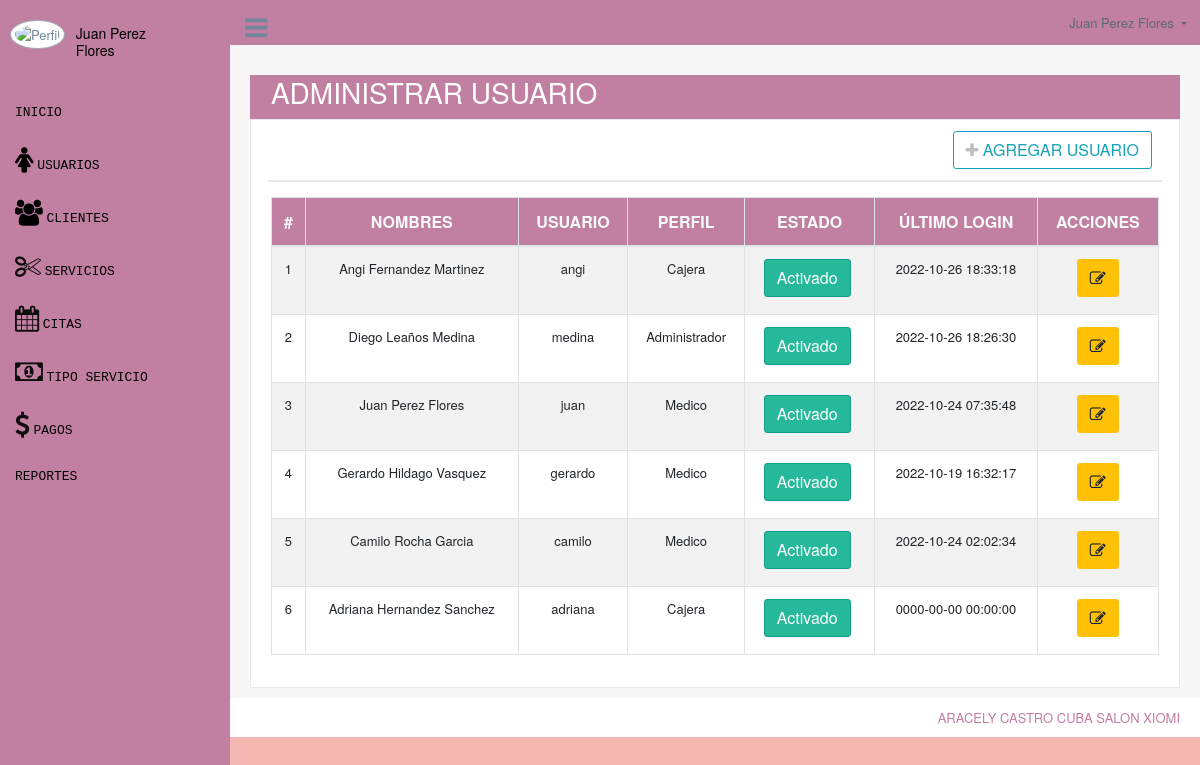
The page /usuarios (signed in) on the database its author committed.
### tables this page shows
CREATE TABLE `usuarios` (
  `id` int(11) NOT NULL,
  `nombre` text NOT NULL,
  `usuario` text NOT NULL,
  `password` text NOT NULL,
  `perfil` text NOT NULL,
  `foto` text NOT NULL,
  `estado` int(11) NOT NULL,
  `ultimo_login` datetime NOT NULL,
  `fecha` timestamp NOT NULL DEFAULT current_timestamp() ON UPDATE current_timestamp()
);

### controladores/plantilla.controlador.php (called while the page is built)
<?php
class ControladorPlantilla
{
	static public function crtPlantilla()
	{
		include "vistas/plantilla.php";
	}
}
?>

### index.php (called while the page is built, shortened)
<?php
require_once "controladores/plantilla.controlador.php";
require_once "controladores/usuarios.controlador.php";
require_once "controladores/servicios.controlador.php";
require_once "modelos/usuarios.modelo.php";
$plantilla= new ControladorPlantilla();
$plantilla->crtPlantilla();
?>

### controladores/usuarios.controlador.php (called while the page is built, shortened)
<?php
class ControladorUsuarios{
	static public function ctrMostrarUsuarios($item, $valor){
		$tabla = "usuarios";
		$respuesta = ModeloUsuarios::MdlMostrarUsuarios($tabla, $item, $valor);
		return $respuesta;
	}
}

### modelos/conexion.php (called while the page is built)
<?php
class Conexion
{
	static public function conectar()
	{
		$link = new PDO(
			"mysql:host=localhost;dbname=peluqueria",
			"root",
			""
		);
		$link->exec("set names utf8");
		return $link;
	}
}

### modelos/usuarios.modelo.php (called while the page is built, shortened)
<?php
require_once "conexion.php";
class ModeloUsuarios{
	static public function
	mdlMostrarUsuarios($tabla, $item, $valor){
		if($item != null){
			$stmt = Conexion::conectar()->prepare("SELECT * FROM $tabla WHERE $item = :$item");
			$stmt -> bindParam(":".$item, $valor, PDO::PARAM_STR);
			$stmt -> execute();
			return $stmt -> fetch();
		}else{
			$stmt = Conexion::conectar()->prepare("SELECT * FROM $tabla");
			$stmt -> execute();
			return $stmt -> fetchAll();
		}
	}
}

### vistas/modulos/usuarios.php (the view, shortened to what this page needs)
<div class="right_col" role="main">
  <div class="">
    <div class="page-title">
      <div class="title_left">
        <h3>
          <div class="text-white" style="width:98%; margin-left:5%; margin-top:5%;">
            ADMINISTRAR USUARIO
          </div>
        </h3>
      </div>
    </div>
    <div class="clearfix bg-info"></div>
    <div class="row">
      <div class="col-md-12 col-sm-12 ">
        <div class="x_panel">
          <div class="x_title">
            <button class="btn btn-outline-info pull-right" data-toggle="modal" data-target="#modalAgregarUsuario">
              <span class="fa fa-plus"></span> AGREGAR USUARIO
            </button>
            <div class="clearfix"></div>
          </div>
          <div class="x_content">
            <div class="row">
              <div class="col-sm-12">
                <div class="card-box">
                  <table id="datatable" class="table table-striped table-bordered dt-responsive tablas" style="width:100%;">
                    <thead style="text-align:center; background-color:#c17fa1; font-size:16px; color:#f7f9f9;">
                      <tr>
                        <th style="width:10px">#</th>
                        <th>NOMBRES</th>
                        <th>USUARIO</th>
                        <th>PERFIL</th>
                        <th>ESTADO</th>
                        <th>ÚLTIMO LOGIN</th>
                        <th>ACCIONES</th>
                      </tr>
                    </thead>
                    <tbody style="text-align:center">
                      <?php
                      $item = null;
                      $valor = null;
                      $usuarios = ControladorUsuarios::ctrMostrarUsuarios($item, $valor);
                      foreach ($usuarios as $key => $value) {
                        echo '<tr>
                          <td>' . ($key + 1) . '</td>
                          <td>' . $value["nombre"] . '</td>
                          <td>' . $value["usuario"] . '</td>
                          <td>' . $value["perfil"] . '</td>';
                        echo '<td><button class="btn btn-' . ($value["estado"] != 0 ? 'success' : 'danger') .
                             ' btn-xs btnActivar" idUsuario="' . $value["id"] .
                             '" estadoUsuario="' . ($value["estado"] != 0 ? '0' : '1') . '">' .
                             ($value["estado"] != 0 ? 'Activado' : 'Desactivado') . '</button></td>';
                        echo '<td>' . $value["ultimo_login"] . '</td>
                          <td>
                            <div class="btn-group">
                              <button class="btn btn-warning btnEditarUsuario" idUsuario="' . $value["id"] .
                              '" data-toggle="modal" data-target="#modalEditarUsuario"><i class="fa fa-edit"></i></button>
                            </div>
                          </td>
                        </tr>';
                      }
                      ?>
                    </tbody>
                  </table>
                </div>
              </div>
            </div>
          </div>
        </div>
      </div>
    </div>
  </div>
</div>

### vistas/plantilla.php (shortened to what this page needs)
<!DOCTYPE html>
<html lang="en">
<head>
    <link href="vistas/vendors/bootstrap/dist/css/bootstrap.min.css" rel="stylesheet">
    <link href="vistas/vendors/font-awesome/css/font-awesome.min.css" rel="stylesheet">
    <link href="vistas/vendors/nprogress/nprogress.css" rel="stylesheet">
    <link href="vistas/vendors/iCheck/skins/flat/_all.css" rel="stylesheet">
    <link href="vistas/vendors/iCheck/skins/flat/green.css" rel="stylesheet">
    <link href="vistas/vendors/google-code-prettify/bin/prettify.min.css" rel="stylesheet">
    <link href="vistas/vendors/datatables.net-bs/css/dataTables.bootstrap.min.css" rel="stylesheet">
    <link href="vistas/vendors/datatables.net-buttons-bs/css/buttons.bootstrap.min.css" rel="stylesheet">
    <link href="vistas/vendors/datatables.net-fixedheader-bs/css/fixedHeader.bootstrap.min.css" rel="stylesheet">
    <link href="vistas/vendors/datatables.net-responsive-bs/css/responsive.bootstrap.min.css" rel="stylesheet">
    <link href="vistas/vendors/datatables.net-scroller-bs/css/scroller.bootstrap.min.css" rel="stylesheet">
    <link rel="stylesheet" href="vistas/vendors/fullcalendar/dist/fullcalendar.min.css">
    <link rel="stylesheet" href="vistas/vendors/fullcalendar/dist/fullcalendar.print.min.css" media="print">
<link href="https://cdnjs.cloudflare.com/ajax/libs/select2/4.0.13/css/select2.min.css" rel="stylesheet" />
    <link href="vistas/build/css/custom.min.css" rel="stylesheet">
    <link href="vistas/vendors/select2/dist/css/select2.min.css" rel="stylesheet">
    <link href="vistas/vendors/switchery/dist/switchery.min.css" rel="stylesheet">
    <link href="vistas/vendors/starrr/dist/starrr.css" rel="stylesheet">
    <link href="vistas/vendors/bootstrap-daterangepicker/daterangepicker.css" rel="stylesheet">
    <link href="vistas/build/css/custom.min.css" rel="stylesheet">
    <link href="https://cdnjs.cloudflare.com/ajax/libs/select2/4.0.13/css/select2.min.css" rel="stylesheet" />
</head>
<?php
if (isset($_SESSION["iniciarSesion"]) && $_SESSION["iniciarSesion"] == "ok") {
  echo '<body class="nav-md">';
  echo '<div class="container body">';
  echo '<div class="main_container">';
  include "modulos/menu.php";
  include "modulos/cabezote.php";
  if (isset($_GET["ruta"])) {
    if (
      $_GET["ruta"] == "inicio" ||
      $_GET["ruta"] == "usuarios" ||
      $_GET["ruta"] == "pagos" ||
      $_GET["ruta"] == "clientes" ||
      $_GET["ruta"] == "crear-pago" ||
      $_GET["ruta"] == "crear-ficha" ||
      $_GET["ruta"] == "fichas" ||
      $_GET["ruta"] == "consultas" ||
      $_GET["ruta"] == "crear-consultas" ||
      $_GET["ruta"] == "servicios" ||
      $_GET["ruta"] == "reportes" ||
      $_GET["ruta"] == "salir"
    ) {
      include "modulos/" . $_GET["ruta"] . ".php";
    } else {
      include "modulos/404.php";
    }
  } else {
    include "modulos/inicio.php";
  }
  include "modulos/footer.php";
  echo '</div>';
  echo '</div>';
?>
<?php
  echo '</body>';
} else {
  include "modulos/login.php";
}
?>
</html>

### vistas/modulos/menu.php (shortened to what this page needs)
<div class="col-md-3 left_col">
    <div class="left_col scroll-view">
        <div class="profile clearfix">
            <div class="profile_pic">
                <img src="vistas/img/FONDO DE LOGIN.jpeg" alt="Perfil" class="img-circle profile_img" style="width: 60px; height: 60px;">
            </div>
            <div class="profile_info">
                <h2><?php echo $_SESSION["nombre"]; ?></h2>
            </div>
            <div class="clearfix"></div>
        </div>
        <br />
        <ul class="nav nav-pills nav-sidebar flex-column" data-widget="treeview" role="menu" data-accordion="false">
            <li class="nav-item">
                <a href="inicio" class="nav-link">
                    <samp>INICIO</samp>
                </a>
            </li>
            <li class="nav-item">
                <a href="usuarios" class="nav-link">
                    <i class="fa fa-female fa-2x"></i>
                    <samp> USUARIOS</samp>
                </a>
            </li>
            <li class="nav-item">
                <a href="clientes" class="nav-link">
                    <i class="fa fa-group fa-2x"></i>
                    <samp>CLIENTES</samp>
                </a>
            </li>
            <li class="nav-item">
                <a href="servicios" class="nav-link">
                    <i class="fa fa-cut fa-2x" style="color:#0E0D0D"></i>
                    <samp> SERVICIOS</samp>
                </a>
            </li>
            <li class="nav-item">
                <a href="fichas" class="nav-link">
                    <i class="fa fa-calendar fa-2x" style="color:#0E0D0D"></i>
                    <samp>CITAS</samp>
                </a>
            </li>
            <li class="nav-item">
                <a href="crear-pago" class="nav-link">
                    <i class="fa fa-money fa-2x" style="color:#0E0D0D"></i>
                    <samp> TIPO SERVICIO</samp>
                </a>
            </li>
            <li class="nav-item">
                <a href="pagos" class="nav-link">
                    <i class="fa fa-dollar fa-2x" style="color:#0E0D0D"></i>
                    <samp>PAGOS</samp>
                </a>
            </li>
            <li class="nav-item">
                <a href="reportes" class="nav-link">
                    <samp> REPORTES</samp>
                </a>
            </li>
        </ul>
    </div>
</div>

### vistas/modulos/cabezote.php (shortened to what this page needs)
<div class="top_nav">
            <div class="nav_menu">
                <div class="nav toggle">
                  <a id="menu_toggle"><i class="fa fa-bars"></i></a>
                </div>
                <nav class="nav navbar-nav">
                <ul class=" navbar-right">
                  <li class="nav-item dropdown open" style="padding-left: 15px;">
                    <a href="javascript:;" class="user-profile dropdown-toggle" aria-haspopup="true" id="navbarDropdown" data-toggle="dropdown" aria-expanded="false">
                      <span class="hidden-xs"><?php  echo $_SESSION["nombre"]; ?></span>
                    </a>
                  </li>
                </ul>
              </nav>
            </div>
          </div>

### vistas/modulos/footer.php
<footer>
  <div class="pull-right">
 ARACELY CASTRO CUBA SALON XIOMI
  </div>
  <div class="clearfix"></div>
</footer>

### vistas/plantilla.php (style rules this page uses)
.left_col, .nav_title { background: #c17fa1; }
.main_container { background-color:#c17fa1 ; }
.profile_info h2 { color: #000000; }
a { color: #000000; text-decoration: none; }
.nav_menu { color: ; background-color:#c17fa1 ; border-bottom: #c17fa1 ; }
.bg-info { background-color:#c17fa1 !important; }
.x_panel { background: ; }
a.user-profile { color: !important; }
footer { background-color: ; color:#c17fa1; }

### rows shown on the page
usuarios: nombre "Angi Fernandez Martinez", usuario "angi", perfil "Cajera", estado "Activado", ultimo_login "2022-10-26 18:33:18"
usuarios: nombre "Diego Leaños Medina", usuario "medina", perfil "Administrador", estado "Activado", ultimo_login "2022-10-26 18:26:30"
usuarios: nombre "Juan Perez Flores", usuario "juan", perfil "Medico", estado "Activado", ultimo_login "2022-10-24 07:35:48"
usuarios: nombre "Gerardo Hildago Vasquez", usuario "gerardo", perfil "Medico", estado "Activado", ultimo_login "2022-10-19 16:32:17"
usuarios: nombre "Camilo Rocha Garcia", usuario "camilo", perfil "Medico", estado "Activado", ultimo_login "2022-10-24 02:02:34"
usuarios: nombre "Adriana Hernandez Sanchez", usuario "adriana", perfil "Cajera", estado "Activado", ultimo_login "0000-00-00 00:00:00"

### other values the page prints
$_SESSION["nombre"] "Juan Perez Flores"
